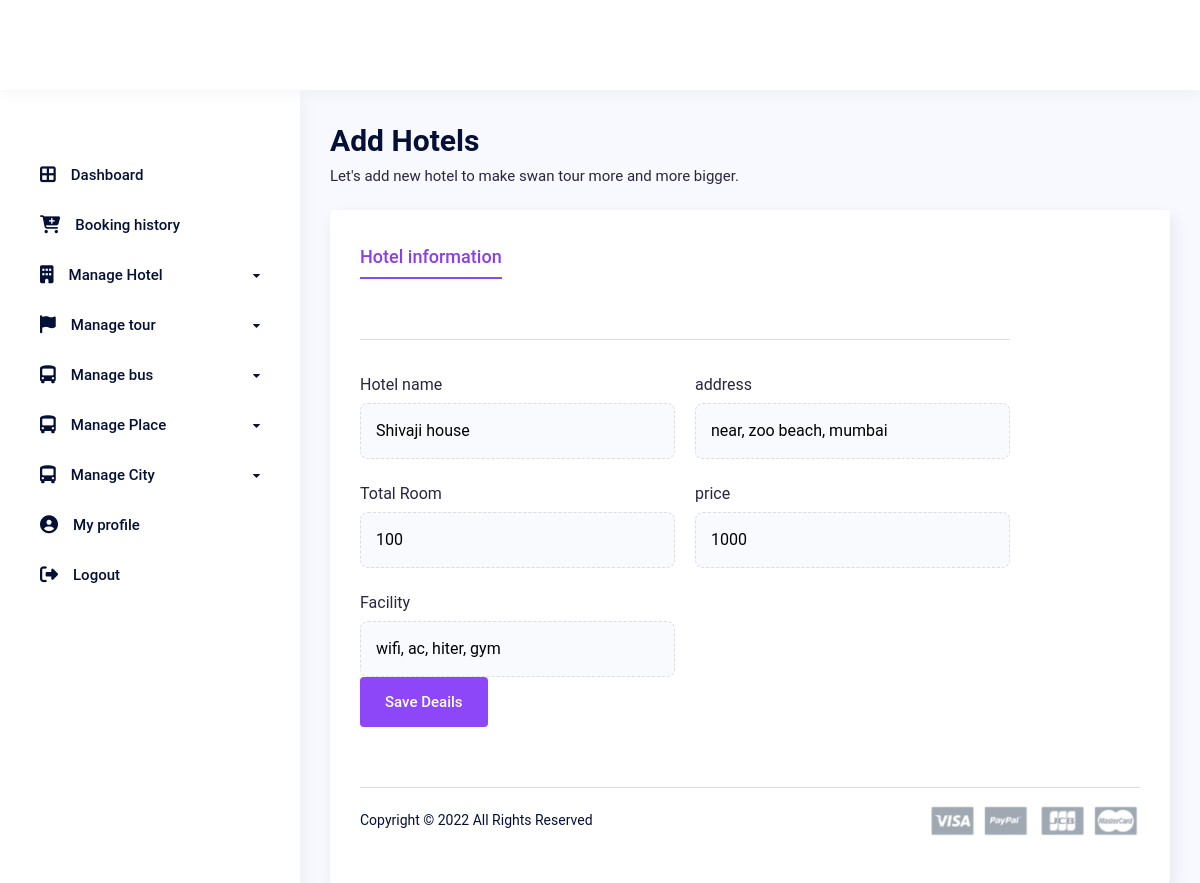
The app's page /hotel/hotel_update/2 (signed in) with its own data.
### hotel/models.py (models this page shows, shortened)
class Hotel(BaseModel):
    hotelname = models.CharField(max_length=50)
    address = models.CharField(max_length=100)
    map_link = models.URLField(max_length=500)
    total_room = models.IntegerField()
    price = models.IntegerField()
    rating =models.IntegerField(null=True, default=0)
    facility = models.CharField(max_length=100)
    overview = models.TextField(max_length=1000, null=True)
    city = models.ForeignKey(City, on_delete=models.CASCADE)
    place = models.ForeignKey(Place, on_delete=models.CASCADE)
    hotel_image = models.ImageField(upload_to='image/hotel/')
    room_image = models.ImageField(upload_to='image/hotel/')
    image_3 = models.ImageField(upload_to='image/hotel/')
    image_4 = models.ImageField(upload_to='image/hotel/')
    image_5 = models.ImageField(upload_to='image/hotel/')
    class Meta:
        ordering = ('created_at',)

### hotel/views.py (the view)
# urls.py: path('hotel_update/<int:pk>', HotelView.HotelUpdateView.as_view(), name="hotel_update"),
    class HotelUpdateView(BaseView, SuperUserView, UpdateView):
        model = Hotel
        fields = ['hotelname', 'address', 'total_room', 'price', 'facility']
        template_name = 'hotel_update.html'
        success_url = reverse_lazy('db_hotel_list')

### app/views.py (called while the page is built)
    def test_func(self):
        return self.request.user.is_superuser

    def dispatch(self, request, *args, **kwargs):
        if not self.test_func():
            return redirect(self.login_url)
        return super().dispatch(request, *args, **kwargs)

### templates/hotel_update.html (shortened to what this page needs)
{% extends "base.html" %}
{% load static %}
{%  block dashboard %}
<div class="dashboard__main">
    <div class="dashboard__content">
      <div class="row y-gap-20 justify-between items-end pb-20 lg:pb-40 md:pb-32">
        <div class="col-auto">
          <h1 class="text-30 lh-14 fw-600">Add Hotels</h1>
          <div class="text-15 text-light-1">Let's add new hotel to make swan tour more and more bigger.</div>
        </div>
        <div class="col-auto">
        </div>
      </div>
      <div class="py-30 px-30 rounded-4 bg-white custom_shadow">
        <div class="tabs -underline-2 js-tabs">
          <div class="tabs__controls row x-gap-40 y-gap-10 lg:x-gap-20 js-tabs-controls">
            <div class="col-auto">
              <button
                class="tabs__button text-18 lg:text-16 text-light-1 fw-500 pb-5 lg:pb-0 js-tabs-button is-tab-el-active"
                data-tab-target=".-tab-item-1">Hotel information</button>
            </div>
          </div>
          <form action="{% url 'hotel_update' hotel.id %}" method="post">
            <div class="tabs__content pt-30 js-tabs-content">
              <div class="tabs__pane -tab-item-1 is-tab-el-active">
                <div class="col-xl-10">
                    <div class="border-top-light mt-30 mb-30"></div>
                    <div class="row x-gap-20 y-gap-20">
                      <div class="col-6">
                        <div class="form-input ">
                          <label class="lh-1 text-16 text-light-1">Hotel name</label>
                          <input type="text" value="{{hotel.hotelname}}  " name="hotelname" required>
                        </div>
                      </div>
                      <div class="col-6">
                        <div class="form-input ">
                          <label class="lh-1 text-16 text-light-1">address </label>
                          <input type="text" value="{{hotel.address}}" name="address" required>
                        </div>
                      </div>
                      <div class="col-6">
                        <div class="form-input ">
                          <label class="lh-1 text-16 text-light-1">Total Room</label>
                          <input type="number" value="{{hotel.total_room}}" name="total_room" max=100 required>
                        </div>
                      </div>
                      <div class="col-6">
                        <div class="form-input ">
                          <label class="lh-1 text-16 text-light-1 ">price</label>
                          <input type="numebr" value="{{hotel.price}}" name="price" min=3 required>
                        </div>
                      </div>
                      <div class="col-6">
                        <div class="form-input ">
                          <label class="lh-1 text-16 text-light-1">Facility</label>
                          <input type="text" value="{{hotel.facility}}" name="facility" required>
                        </div>
                      <div class="col-12">
                          <button  class="button h-50 px-24 -dark-1 bg-blue-1 text-white">Save Deails</button>
                      </div>
                    </div>
                </div>
              </div>
          </form>
        </div>
      </div>
      {% include "db_footer.html" %}
  </div>
</div>
{% endblock %}

### records on screen
Hotel: hotelname "Shivaji house", address "near, zoo beach, mumbai", total_room "100", price "1000", facility "wifi, ac, hiter, gym"
